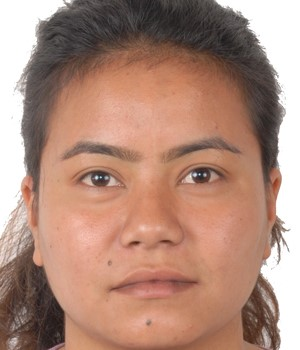
#> input picture media/photos/2078-1015.jpg, 300 x 350 px
$ python -i dust_noise_check.py   (imports and definitions only)   (older library calls are emulated)
#> lines starting #> are read from the running program, lines starting #| are printed output that depends on the picture; after the words box and inside, x2 and y2 are one past the last pixel; in counts of white or black regions, pixels touching at a corner belong together
#> further down, picture is the input picture: shape (350, 300, 3); mean B, G, R 122.6, 138.3, 175.4
import cv2
import numpy as np
import logging
from .config_utils import get_cached_config


def check_dust_and_noise(image, config=None):
    """
    Detect dust spots and excessive noise in a photo.

    1. Dust/scratch detection — isolated bright/dark spots found via
       median-blur subtraction.
    2. Noise estimation — high-frequency energy measured via Laplacian MAD
       on a smooth region of the image.

    Returns (has_issues: bool, details: dict)
    """
    try:
        if config is None:
            config = get_cached_config()
        noise_threshold = getattr(config, "noise_threshold", 40)
        dust_spot_threshold = getattr(config, "dust_spot_threshold", 50)
    except Exception:
        noise_threshold = 40
        dust_spot_threshold = 50

    gray = cv2.cvtColor(image, cv2.COLOR_BGR2GRAY)
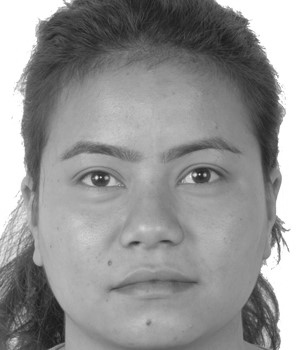
#> gray: shape (350, 300); min 24, max 255, mean 147.6

    dust_count = _detect_dust_spots(gray)
    noise_level = _estimate_noise(gray)

    has_dust = dust_count > dust_spot_threshold
    is_noisy = noise_level > noise_threshold

    return (has_dust or is_noisy), {
        "dust_spot_count": dust_count,
        "dust_spot_threshold": dust_spot_threshold,
        "noise_level": round(float(noise_level), 2),
        "noise_threshold": noise_threshold,
        "has_dust": has_dust,
        "is_noisy": is_noisy,
    }


def _detect_dust_spots(gray):
    """
    Detect isolated bright/dark spots (dust, scratches, sensor defects)
    using median-blur subtraction.

    Tuned to avoid false positives from JPEG compression artifacts,
    skin texture, hair detail, and fabric patterns.
    """
    # Larger kernel (9px) to only catch genuinely isolated spots
    median = cv2.medianBlur(gray, 9)
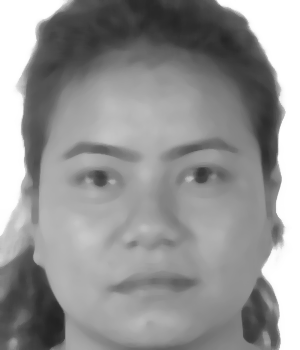
#> median: shape (350, 300); min 34, max 255, mean 148

    # Absolute difference — real dust spots produce large differences
    diff = cv2.absdiff(gray, median)
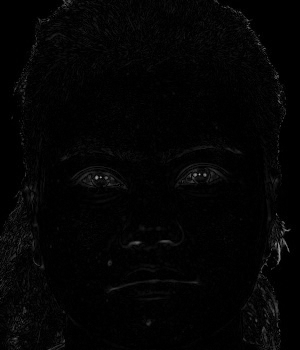
#> diff: shape (350, 300); min 0, max 166, mean 4

    # Higher threshold (50) to ignore JPEG artifacts and texture
    _, binary = cv2.threshold(diff, 50, 255, cv2.THRESH_BINARY)
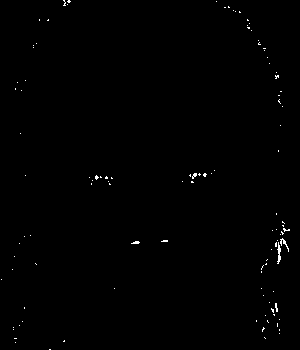
#> binary: shape (350, 300); 0.4% white in thin lines or dots

    # Larger morphological open (5x5) to remove small noise clusters
    kernel = cv2.getStructuringElement(cv2.MORPH_ELLIPSE, (5, 5))
    cleaned = cv2.morphologyEx(binary, cv2.MORPH_OPEN, kernel)
#> cleaned: shape (350, 300); every value is 0

    # Find contours (each = one spot)
    contours, _ = cv2.findContours(cleaned, cv2.RETR_EXTERNAL, cv2.CHAIN_APPROX_SIMPLE)
#> contours = []

    # Filter: keep spots with reasonable size
    h, w = gray.shape
#> h = 350; w = 300
    image_area = h * w
#> image_area = 105000
    min_spot = 15                     # at least 15 pixels (real dust spots are visible)
    max_spot = image_area * 0.003     # at most 0.3% of image
#> max_spot = 315

    dust_count = 0
    for c in contours:
        area = cv2.contourArea(c)
        if min_spot <= area <= max_spot:
            # Additional filter: real dust spots are roughly circular
            perimeter = cv2.arcLength(c, True)
            if perimeter > 0:
                circularity = 4 * np.pi * area / (perimeter * perimeter)
                # Only count spots with reasonable circularity (> 0.3)
                # This filters out edge artifacts, text fragments, etc.
                if circularity > 0.3:
                    dust_count += 1
#> this loop made 0 passes
#> after the loop, dust_count = 0

    return dust_count


def _estimate_noise(gray):
    """
    Estimate overall image noise level.

    Uses the Laplacian-based method on a smooth region of the image
    (avoids textured areas like hair/fabric that inflate noise estimates).

    Based on: J. Immerkær, "Fast Noise Variance Estimation", CVIU 1996.
    """
    h, w = gray.shape
#> h = 350; w = 300

    # Use the center region, but first apply Gaussian blur to reduce
    # the impact of fine texture (hair, fabric) on noise estimation
    margin_h = int(0.15 * h)
#> margin_h = 52
    margin_w = int(0.15 * w)
#> margin_w = 45
    patch = gray[margin_h:h - margin_h, margin_w:w - margin_w]
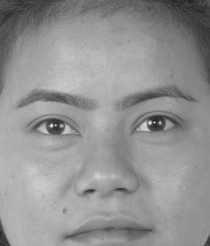
#> patch: shape (246, 210); min 33, max 247, mean 146.6

    if patch.size == 0:
        return 0.0

    # Light pre-blur to dampen texture signal (not noise)
    # This prevents sharp textured photos from being flagged
    smoothed = cv2.GaussianBlur(patch, (3, 3), 0)

    # Laplacian of the smoothed patch
    laplacian = cv2.Laplacian(smoothed, cv2.CV_64F)
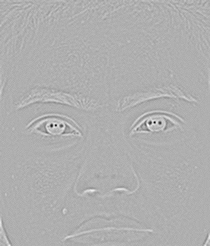
#> laplacian: shape (246, 210) float64; min -119, max 54, mean 0; drawn with min black and max white

    # MAD-based noise estimate (σ ≈ MAD / 0.6745)
    abs_vals = np.abs(laplacian)
    mad = np.median(abs_vals[abs_vals > 0])  # ignore zero values
#> mad = 2
    noise_sigma = mad / 0.6745 if mad > 0 else 0.0
#> noise_sigma = 2.97

    return float(noise_sigma)

>>> import cv2
>>> picture = cv2.imread('../media/photos/2078-1015.jpg')
>>> result = check_dust_and_noise(picture)
#> in check_dust_and_noise, `has_dust = dust_count > dust_spot_threshold`: has_dust = False

$ run again, on media/photos/2078-1042.jpg
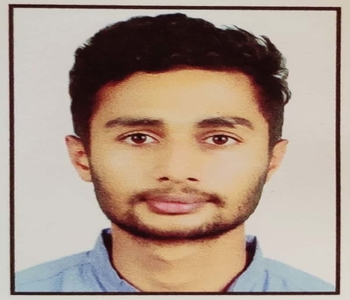
#> input picture media/photos/2078-1042.jpg, 350 x 300 px
#> picture is the input picture: shape (300, 350, 3); mean B, G, R 137, 151, 171.2
#> in _detect_dust_spots, `_, binary = cv2.threshold(diff, 50, 255, cv2.THRESH_BINARY)`:
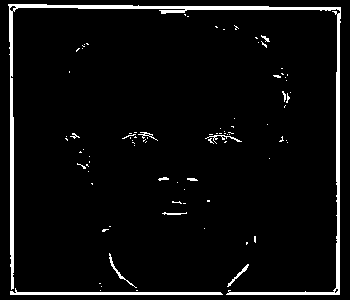
#> binary: shape (300, 350); 4.8% white; 88 white regions (76 under 20 px), largest, box (x1, y1, x2, y2) and area: (8, 4, 341, 295) 3649, (10, 288, 223, 295) 643, (109, 253, 137, 288) 92
#> cleaned: shape (300, 350); every value is 0
#> contours = []
#> after the loop in _detect_dust_spots, `for c in contours:`: dust_count = 0
#> in _estimate_noise, `abs_vals = np.abs(laplacian)`:
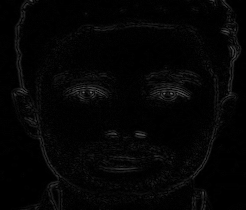
#> abs_vals: shape (210, 246) float64; min 0, max 111, mean 4.6
#> mad = 3
#> noise_sigma = 4.45
#> has_dust = False

$ run again, on media/photos/2078-1061.jpg
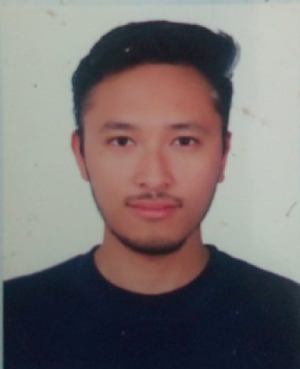
#> input picture media/photos/2078-1061.jpg, 300 x 369 px
#> picture is the input picture: shape (369, 300, 3); mean B, G, R 111.9, 112.2, 119.8
#> in _detect_dust_spots, `diff = cv2.absdiff(gray, median)`:
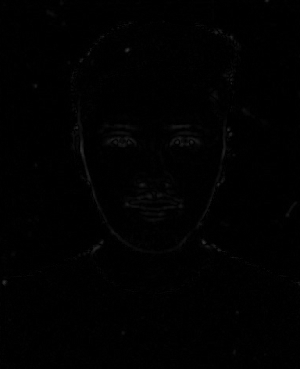
#> diff: shape (369, 300); min 0, max 54, mean 1.2
#> binary: shape (369, 300); 0% white in thin lines or dots, all inside (x1, y1, x2, y2) = (127, 50, 204, 243)
#> cleaned: shape (369, 300); every value is 0
#> contours = []
#> after the loop in _detect_dust_spots, `for c in contours:`: dust_count = 0
#> in _estimate_noise, `abs_vals = np.abs(laplacian)`:
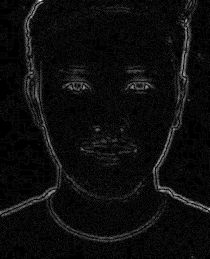
#> abs_vals: shape (259, 210) float64; min 0, max 38, mean 2; drawn with min black and max white
#> mad = 2
#> noise_sigma = 2.97
#> has_dust = False

$ run again, on media/photos/2078-1087.jpg
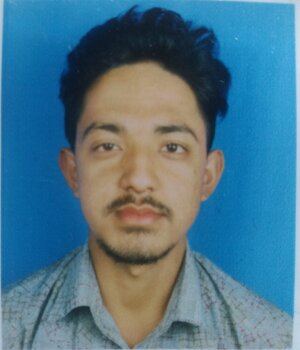
#> input picture media/photos/2078-1087.jpg, 300 x 350 px
#> picture is the input picture: shape (350, 300, 3); mean B, G, R 137.7, 117.8, 76.6
#> in _detect_dust_spots, `diff = cv2.absdiff(gray, median)`:
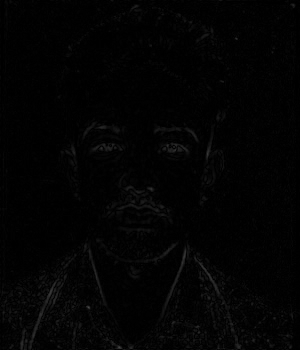
#> diff: shape (350, 300); min 0, max 71, mean 3
#> binary: shape (350, 300); 0.02% white in thin lines or dots, all inside (x1, y1, x2, y2) = (49, 153, 209, 348)
#> cleaned: shape (350, 300); every value is 0
#> contours = []
#> after the loop in _detect_dust_spots, `for c in contours:`: dust_count = 0
#> in _estimate_noise, `abs_vals = np.abs(laplacian)`:
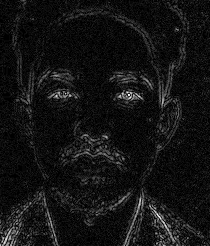
#> abs_vals: shape (246, 210) float64; min 0, max 34, mean 2.6; drawn with min black and max white
#> mad = 2
#> noise_sigma = 2.97
#> has_dust = False
